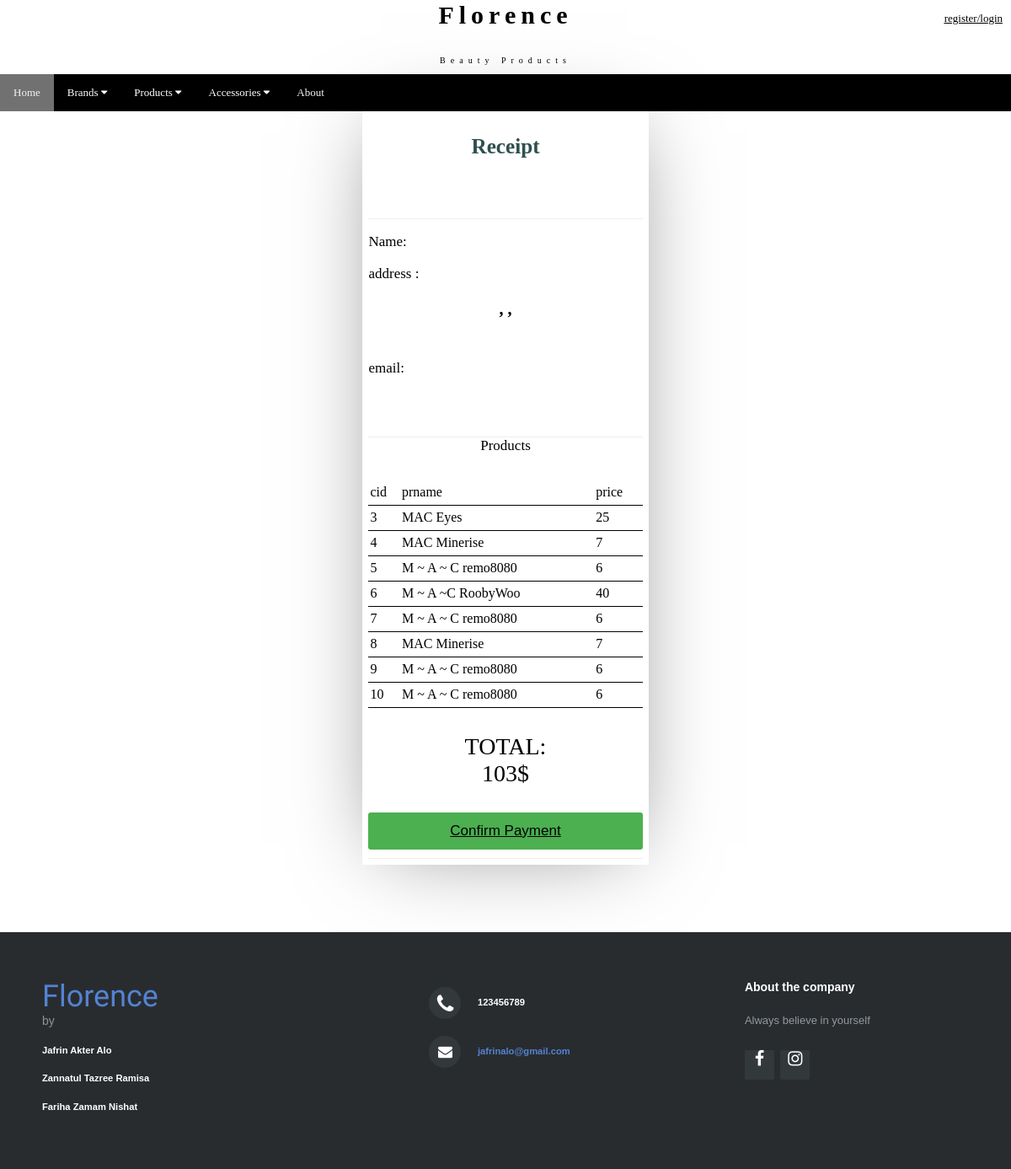
The app's page /Florence/memo.php with its own data.
### tables this page shows
CREATE TABLE `memo` (
  `mid` int(10) NOT NULL,
  `bname` varchar(100) NOT NULL,
  `bmail` varchar(100) NOT NULL,
  `baddr` varchar(100) NOT NULL,
  `bstate` varchar(100) NOT NULL,
  `bzip` varchar(100) NOT NULL,
  `bnum` varchar(100) NOT NULL,
  `byear` int(4) NOT NULL,
  `bcvv` int(5) DEFAULT NULL
);

CREATE TABLE `cart` (
  `cid` int(4) NOT NULL,
  `prname` varchar(100) NOT NULL,
  `price` int(4) NOT NULL
);

### Florence/memo.php (the view, shortened to what this page needs)
<?php include "server.php"?>
<html xmlns="http://www.w3.org/1999/html">
<head>
    <link rel="stylesheet" href="footer.css">
    <link rel="stylesheet" href="http://maxcdn.bootstrapcdn.com/font-awesome/4.2.0/css/font-awesome.min.css">
    <link rel="stylesheet" type="text/css" href="memo.css">
    <link rel="stylesheet" type="text/css" href="index.css">
    <link rel="stylesheet" href="https://cdnjs.cloudflare.com/ajax/libs/font-awesome/4.7.0/css/font-awesome.min.css">
</head>
<body>
<?php  if (!isset($_SESSION['username'])) : ?>
    <p align="top-right"> <a href="register.php" style="color: greenyellow;padding:0px;
font-size: 13px;
color: black;
text-align:center;
position: absolute;
top: 10px;
right: 10px;"><u>register/login</u></a> </p>
<?php endif ?>
<div class="header">
    <p style="font-size: 30px;font-family: 'Agency FB';color: black"><b>Florence</b></p>
    <p style="font-size: 10px;color: black;color: black">Beauty Products</p>
</div>
<div class="topnav" id="myTopnav">
    <a href="index.php" class="active">Home</a>
    <div class="dropdown">
        <button class="dropbtn">Brands
            <i class="fa fa-caret-down"></i>
        </button>
    </div>
    <div class="dropdown">
        <button class="dropbtn">Products
            <i class="fa fa-caret-down"></i>
        </button>
    </div>
    <div class="dropdown">
        <button class="dropbtn">Accessories
            <i class="fa fa-caret-down"></i>
        </button>
    </div>
    <a href="card.html"target="_blank">About</a>
</div>
<div id="invoice-POS">
    <center id="top">
        <div class="info">
            <h2 style="color:darkslategray;">Receipt</h2>
        </div>
    </center>
    <div id="mid">
        <div class="info">
          <p style="font-size: 17px">  Name:  <?php  if (isset($_SESSION['username'])) : ?>
            <center style="font-family: 'Agency FB';font-size: 20px"><strong><?php echo $_SESSION['username']; ?></center>
            <?php endif ?></strong></br>
            <p style="font-size: 17px"> address :</p>
            <center style="font-family: 'Agency FB';font-size: 20px"><strong><?php
            $result = mysqli_query($db,"SELECT baddr,bstate,bzip from memo");
            $row = mysqli_fetch_row($result);
            $sum = $row[0].' , '.$row[1].' , '.$row[2];
            echo $sum
                    ?></strong></center></br>
            <p style="font-size: 17px">email:</p>
        </p>
        </div>
    </div>
        <center style="font-size: 17px">Products</center>
    <div id="bot">
        <div id="table">
            <?php
            $result = mysqli_query($db,"SELECT * FROM cart");
            $all_property = array();
            echo '<table class="data-table">
        <tr class="data-heading">';
            while ($property = mysqli_fetch_field($result)) {
                echo '<td>'    .$property->name.   '</td>';
                array_push($all_property, $property->name);
            }
            echo '</tr>';
            while ($row = mysqli_fetch_array($result)) {
                echo "<tr>";
                foreach ($all_property as $item) {
                    echo '<td>'. $row[$item] .'</td>';
                }
                echo '</tr>';
            }
            echo "</table>";
            ?>
        </div>
        <div id="legalcopy">
            <center align="center" style="text-align: center;top: 50px">TOTAL:</strong></center>
            <center>
                <?php
                $result = mysqli_query($db,"SELECT SUM(price) FROM cart");
                $row = mysqli_fetch_row($result);
                $sum = $row[0];
                echo $sum ."$"
                ?>
            </center>
            <button type="submit" class="pay"><a href="thanks.php" style="color: black">Confirm Payment</a></button>
        </div>
    </div>
</div>
<footer class="footer-distributed">
        <div class="footer-left">
            <h3><span>Florence</span></h3>
            <p class="footer-company-name">by</p>
            <p class="footer-links">
                Jafrin Akter Alo
                <br>
            </p>
            <p class="footer-links">
               Zannatul Tazree Ramisa
               <br>
            </p>
            <p class="footer-links">
                Fariha Zamam Nishat
                <br>
            </p>
        </div>
        <div class="footer-center">
            <div>
                <i class="fa fa-phone"></i>
                <p>123456789</p>
            </div>
            <div>
                <i class="fa fa-envelope"></i>
                <p><a href="mailto:jafrinalo@gmail.com">jafrinalo@gmail.com</a></p>
            </div>
        </div>
        <div class="footer-right">
            <p class="footer-company-about">
                <span>About the company</span>
                Always believe in yourself
            </p>
            <div class="footer-icons">
                <a href="https://www.facebook.com"><i class="fa fa-facebook"></i></a>
                <a href="https://www.instagram.com"><i class="fa fa-instagram"></i></a>
            </div>
        </div>
    </footer>

### Florence/server.php (shortened to what this page needs)
<html>
<body>
</body>
</html>

### Florence/footer.css (style rules this page uses)
.footer-distributed { background-color: #292c2f; box-shadow: 0 1px 1px 0 rgba(0, 0, 0, 0.12); box-sizing: border-box; width: 100%; text-align: left; font: bold 16px sans-serif; padding: 55px 50px; margin-top: 80px; }
.footer-distributed .footer-left, .footer-distributed .footer-center, .footer-distributed .footer-right { display: inline-block; vertical-align: top; }
.footer-distributed .footer-left { width: 40%; }
.footer-distributed h3 { color: #ffffff; font: normal 36px 'Cookie', cursive; margin: 0; }
.footer-distributed h3 span { color: #5383d3; }
.footer-distributed .footer-links { color: #ffffff; margin: 20px 0 12px; padding: 0; }
.footer-distributed .footer-company-name { color: #8f9296; font-size: 14px; font-weight: normal; margin: 0; }
.footer-distributed .footer-center { width: 35%; }
.footer-distributed .footer-center i { background-color: #33383b; color: #ffffff; font-size: 25px; width: 38px; height: 38px; border-radius: 50%; text-align: center; line-height: 42px; margin: 10px 15px; vertical-align: middle; }
.footer-distributed .footer-center i.fa-envelope { font-size: 17px; line-height: 38px; }
.footer-distributed .footer-center p { display: inline-block; color: #ffffff; vertical-align: middle; margin:0; }
.footer-distributed .footer-center p a { color: #5383d3; text-decoration: none;; }
.footer-distributed .footer-right { width: 20%; }
.footer-distributed .footer-company-about { line-height: 20px; color: #92999f; font-size: 13px; font-weight: normal; margin: 0; }
.footer-distributed .footer-company-about span { display: block; color: #ffffff; font-size: 14px; font-weight: bold; margin-bottom: 20px; }
.footer-distributed .footer-icons { margin-top: 25px; }
.footer-distributed .footer-icons a { display: inline-block; width: 35px; height: 35px; cursor: pointer; background-color: #33383b; border-radius: 2px; font-size: 20px; color: #ffffff; text-align: center; line-height: 35px; margin-right: 3px; margin-bottom: 5px; }

### Florence/memo.css (style rules this page uses)
#invoice-POS { box-shadow: 0 0 1in -0.25in rgba(0, 0, 0, 0.5); padding:2mm; margin: 0 auto; width: 90mm; background: #FFF; }
h2 { font-size: .9em; }
h3 { font-size: 1.2em; font-weight: 300; line-height: 2em; }
p { font-size: .7em; color: black; line-height: 1.2em; }
#top, #mid,#bot { border-bottom: 1px solid #EEE; }
#top { min-height: 100px; }
#mid { min-height: 80px; }
#bot { min-height: 50px; }
.info { display: block; //float:left; margin-left: 0; }
table { width: 100%; border-collapse: collapse; }
td { //padding: 5px 0 5px 15px; //border: 1px solid #EEE }
#legalcopy { margin-top: 5mm; }
.pay { background-color: #4CAF50; color: white; padding: 12px; margin: 10px 0; border: none; width: 100%; border-radius: 3px; cursor: pointer; font-size: 17px; }

### Florence/index.css (style rules this page uses)
body { margin: 0; font-size: 28px; }
.header { background-color: white; text-align: center; font-family: "Lucida Calligraphy"; letter-spacing: 06px; }
.topnav { background-color: black; overflow: hidden; }
.topnav a { float: left; display: block; color: #f2f2f2; text-align: center; padding: 14px 16px; text-decoration: none; font-size: 13px; }
.active { background-color: mediumpurple; color: white; }
.dropdown { float: left; overflow: hidden; }
.dropdown .dropbtn { font-size: 13px; border: none; outline: none; color: white; padding: 14px 16px; background-color: inherit; font-family: inherit; margin: 0; }
.active ,.dot:hover { background-color: #717171; }
* { box-sizing: border-box }

### Florence/server.php (style rules this page uses)
body { font-size: 19px; background: white; }
table { width: 50%; margin: 30px auto; border-collapse: collapse; text-align: left; }
tr { border-bottom: 1px solid ; color: black; }
th, td { border: none; height: 30px; padding: 2px; color: black; }

### records on screen
memo: sum ", ,"
cart: cid "3", prname "MAC Eyes", price "25"
cart: cid "4", prname "MAC Minerise", price "7"
cart: cid "5", prname "M ~ A ~ C remo8080", price "6"
cart: cid "6", prname "M ~ A ~C RoobyWoo", price "40"
cart: cid "7", prname "M ~ A ~ C remo8080", price "6"
cart: cid "8", prname "MAC Minerise", price "7"
cart: cid "9", prname "M ~ A ~ C remo8080", price "6"
cart: cid "10", prname "M ~ A ~ C remo8080", price "6"

### other values on screen
$property->name "cid"
$property->name "prname"
$property->name "price"
$sum "103"
